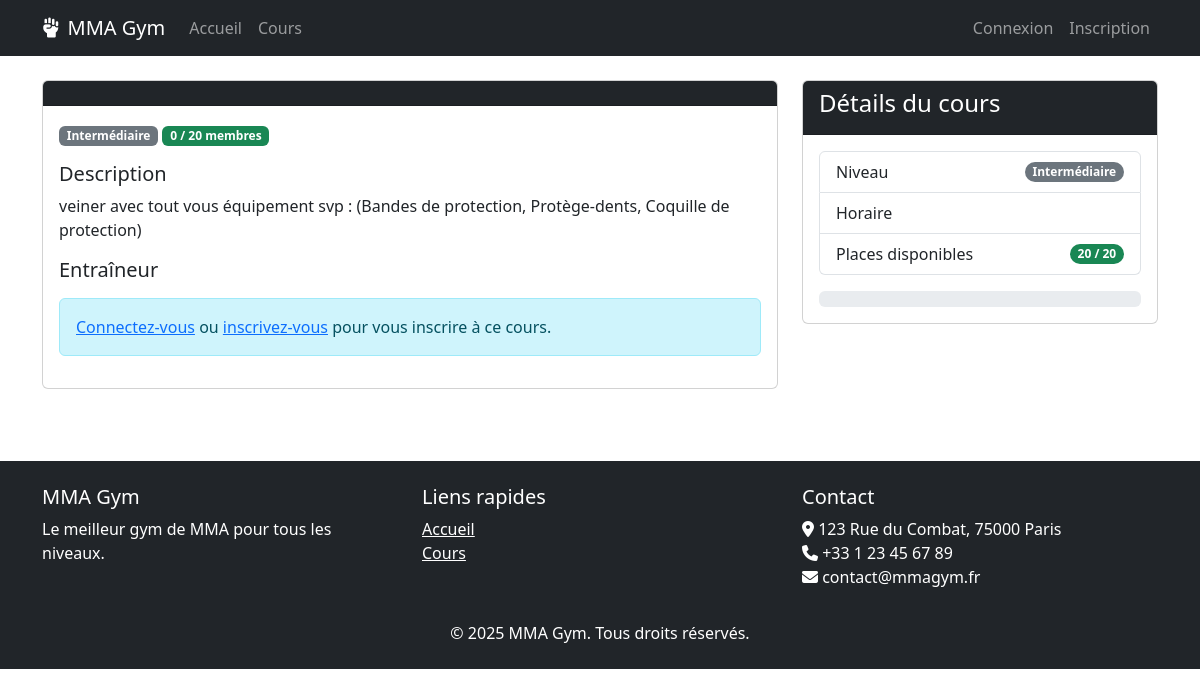
The page /courses/1/ on the database its author committed.
### gym/models.py (models this page shows, shortened)
class Course(models.Model):
    COURSE_TYPES = [
        ('boxing', 'Boxe'),
        ('bjj', 'Jiu-Jitsu Brésilien'),
        ('wrestling', 'Lutte'),
        ('mma', 'MMA'),
        ('thai', 'Boxe Thaï'),
        ('conditioning', 'Préparation Physique'),
    ]
    LEVELS = [
        ('beginner', 'Débutant'),
        ('intermediate', 'Intermédiaire'),
        ('advanced', 'Avancé'),
        ('all', 'Tous niveaux'),
    ]
    title = models.CharField(max_length=100)
    description = models.TextField()
    coach = models.ForeignKey(User, on_delete=models.CASCADE, related_name='courses')
    course_type = models.CharField(max_length=20, choices=COURSE_TYPES)
    level = models.CharField(max_length=20, choices=LEVELS)
    date = models.DateField()
    start_time = models.TimeField()
    end_time = models.TimeField()
    max_participants = models.PositiveIntegerField(default=20)

### gym/views.py (the view, shortened to what this page needs)
# urls.py: path('courses/<int:pk>/', views.CourseDetailView.as_view(), name='course_detail'),
class CourseDetailView(DetailView):
    model = Course
    template_name = 'gym/course_detail.html'
    def get_context_data(self, **kwargs):
        context = super().get_context_data(**kwargs)
        user_has_reservation = False
        reservation = None
        total_spots = self.object.max_participants
        reserved_spots = Reservation.objects.filter(course=self.object).count()
        available_spots = total_spots - reserved_spots
        fill_percentage = int((reserved_spots / total_spots) * 100) if total_spots > 0 else 0
        context['user_has_reservation'] = user_has_reservation
        context['reservation'] = reservation
        context['available_spots'] = available_spots
        context['total_spots'] = total_spots
        context['reserved_spots'] = reserved_spots
        context['fill_percentage'] = fill_percentage
        context['is_full'] = available_spots <= 0
        return context

### templates/gym/course_detail.html (shortened to what this page needs)
{% extends 'base.html' %}
{% block content %}
<div class="row">
    <div class="col-md-8">
        <div class="card mb-4">
            <div class="card-header bg-dark text-white">
            </div>
            <div class="card-body">
                <div class="mb-3">
                    <span class="badge bg-secondary">{{ course.get_level_display }}</span>
                    <span class="badge bg-success">{{ reserved_spots }} / {{ total_spots }} membres</span>
                </div>
                <h5>Description</h5>
                <p>{{ course.description }}</p>
                <h5>Entraîneur</h5>
                {% if user.is_authenticated %}
                    {% if not user_has_reservation and not is_full %}
                        <form method="post" action="{% url 'reserve-course' course.id %}">
                            {% csrf_token %}
                            <button type="submit" class="btn btn-success mt-3">
                                <i class="fas fa-bookmark"></i> Réserver ce cours
                            </button>
                        </form>
                    {% elif user_has_reservation %}
                        <div class="alert alert-success mt-3">
                            <i class="fas fa-check-circle"></i> <strong>Vous êtes inscrit à ce cours</strong>
                        </div>
                        <form method="post" action="{% url 'cancel-reservation' reservation.id %}">
                            {% csrf_token %}
                            <button type="submit" class="btn btn-danger">
                                <i class="fas fa-times-circle"></i> Annuler ma réservation
                            </button>
                        </form>
                    {% elif is_full %}
                        <div class="alert alert-warning">
                            Ce cours est complet.
                        </div>
                    {% endif %}
                    {% if user == course.coach.user or user.is_superuser %}
                    <div class="mt-3">
                        <a href="{% url 'course-update' course.id %}" class="btn btn-primary">Modifier</a>
                        <a href="{% url 'course-delete' course.id %}" class="btn btn-danger">Supprimer</a>
                    </div>
                    {% endif %}
                {% else %}
                <div class="alert alert-info">
                    <a href="{% url 'login' %}">Connectez-vous</a> ou <a href="{% url 'register' %}">inscrivez-vous</a> pour vous inscrire à ce cours.
                </div>
                {% endif %}
            </div>
        </div>
    </div>
    <div class="col-md-4">
        <div class="card">
            <div class="card-header bg-dark text-white">
                <h4>Détails du cours</h4>
            </div>
            <div class="card-body">
                <ul class="list-group">
                    <li class="list-group-item d-flex justify-content-between align-items-center">
                        Niveau
                        <span class="badge bg-secondary rounded-pill">{{ course.get_level_display }}</span>
                    </li>
                    <li class="list-group-item d-flex justify-content-between align-items-center">
                        Horaire
                    </li>
                    <li class="list-group-item d-flex justify-content-between align-items-center">
                        Places disponibles
                        <span class="badge {% if available_spots < 3 %}bg-danger{% elif available_spots < 5 %}bg-warning{% else %}bg-success{% endif %} rounded-pill">
                            {{ available_spots }} / {{ total_spots }}
                        </span>
                    </li>
                </ul>
                <div class="progress mt-3">
                </div>
            </div>
        </div>
    </div>
</div>
{% endblock %}

### rows shown on the page
Course: level "Intermédiaire", description "veiner avec tout vous équipement svp : (Bandes de protection, Protège-dents, Coquille de protection)"

### other values the page prints
{{ reserved_spots }} "0"
{{ total_spots }} "20"
{{ available_spots }} "20"
